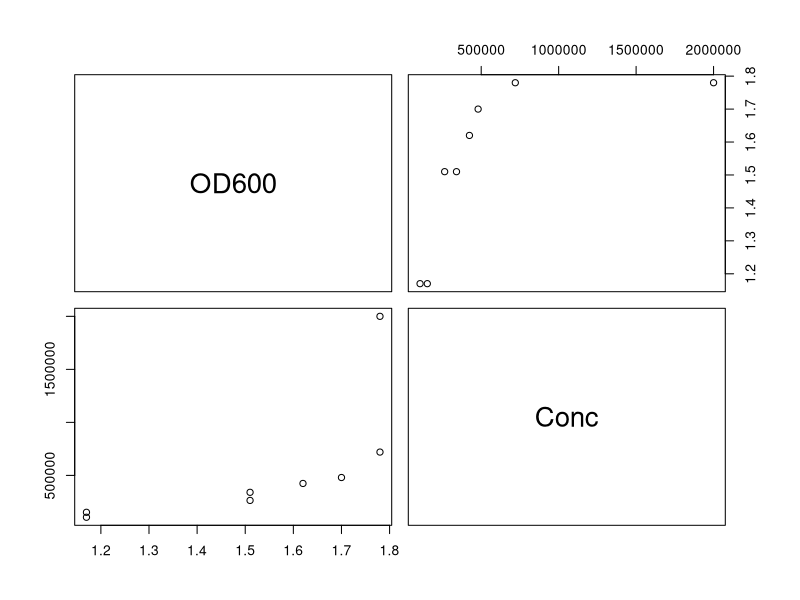
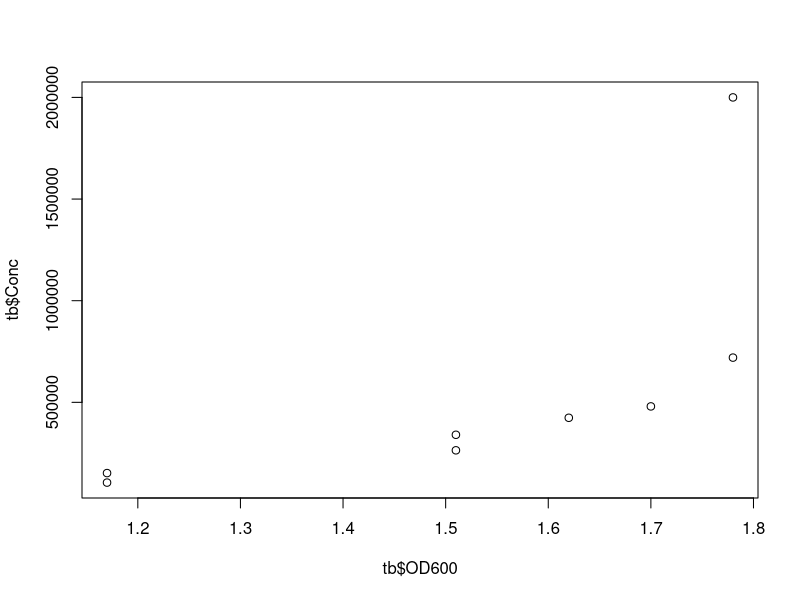
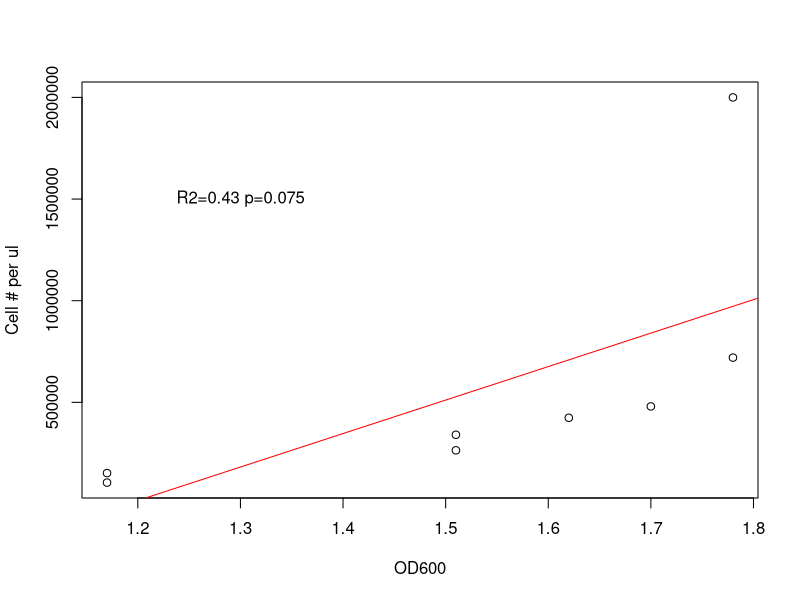
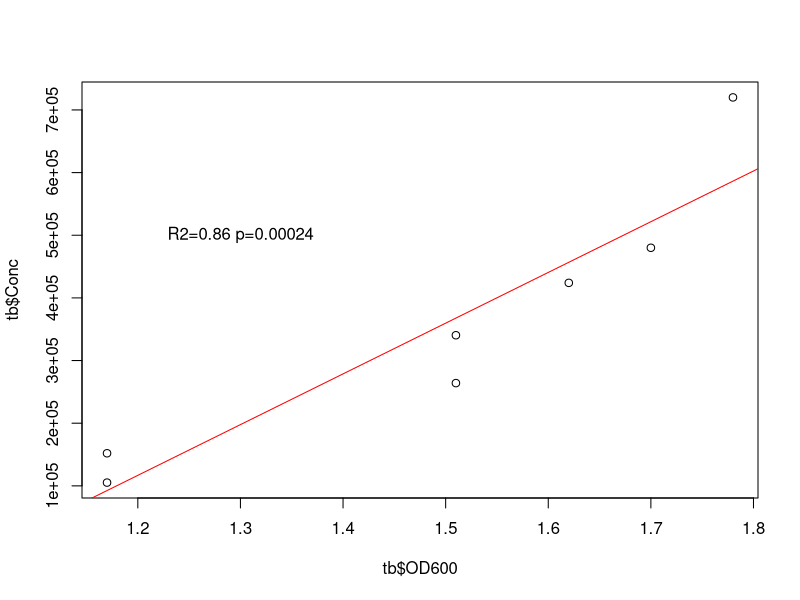

Reproduce these figures in R, in order.
read.csv("Concentration.csv");

tb = read.csv("Concentration.csv"); #load data into R
tb #see the data

pairs(tb); #do all the pairwise plots

plot( tb$Conc ~ tb$OD600 ) #plot
plot( tb$Conc ~ tb$OD600,xlab="OD600", ylab="Cell # per ul" ) #plot

m = lm( tb$Conc ~ tb$OD600) #linear regression bw Conc and OD600
summary(m); #find R-squared and p-value
abline( m, col="red");
text( 1.3, 1500000, "R2=0.43 p=0.075");


################
#Now remove the odd point
tb = tb[1:7, ] #pick only the first 7 rows

plot( tb$Conc ~ tb$OD600 ) #plot
m = lm( tb$Conc ~ tb$OD600) #linear regression bw Conc and OD600
summary(m); #find R-squared and p-value
abline( m, col="red");
text( 1.3, 500000, "R2=0.86 p=0.00024");




